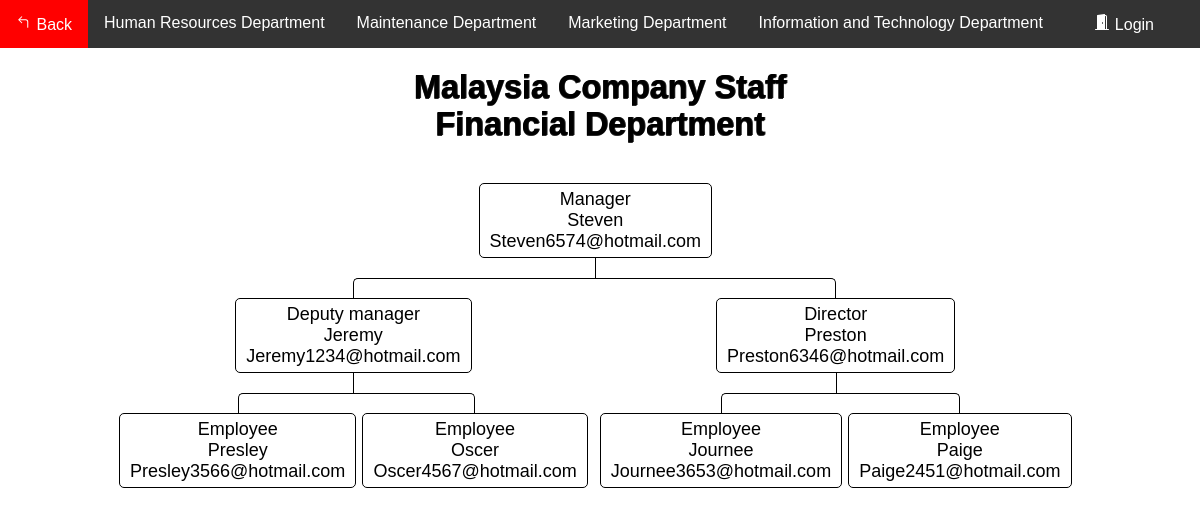
Screenshot of /Flowchart/flowchart_M_F.php with the database file from the repository.
### tables this page shows
CREATE TABLE `department_m` (
  `ID` int(20) NOT NULL,
  `Name` varchar(255) NOT NULL,
  `email` varchar(255) NOT NULL,
  `department` varchar(255) NOT NULL,
  `number` varchar(255) NOT NULL,
  `position` varchar(255) NOT NULL
);

### Flowchart/data_M.php (called while the page is built, shortened)
<?php
    require_once "config.php";
    $sql = "SELECT * from department_M where ID ='1001'";
    $result = $link->query($sql);
        if ($result->num_rows > 0) {
            while ($row = $result->fetch_assoc()) {
                $Name1001 = $row['Name'];
                $email1001 = $row['email'];
            }
        }
    $sql = "SELECT * from department_M where ID ='1002'";
    $result = $link->query($sql);
        if ($result->num_rows > 0) {
            while ($row = $result->fetch_assoc()) {
                $Name1002 = $row['Name'];
                $email1002 = $row['email'];
            }
        }
    $sql = "SELECT * from department_M where ID ='1003'";
    $result = $link->query($sql);
        if ($result->num_rows > 0) {
            while ($row = $result->fetch_assoc()) {
                $Name1003 = $row['Name'];
                $email1003 = $row['email'];
            }
        }
    $sql = "SELECT * from department_M where ID ='1004'";
    $result = $link->query($sql);
        if ($result->num_rows > 0) {
            while ($row = $result->fetch_assoc()) {
                $Name1004 = $row['Name'];
                $email1004 = $row['email'];
            }
        }
    $sql = "SELECT * from department_M where ID ='1005'";
    $result = $link->query($sql);
        if ($result->num_rows > 0) {
            while ($row = $result->fetch_assoc()) {
                $Name1005 = $row['Name'];
                $email1005 = $row['email'];
            }
        }
    $sql = "SELECT * from department_M where ID ='1006'";
    $result = $link->query($sql);
        if ($result->num_rows > 0) {
            while ($row = $result->fetch_assoc()) {
                $Name1006 = $row['Name'];
                $email1006 = $row['email'];
            }
        }
    $sql = "SELECT * from department_M where ID ='1007'";
    $result = $link->query($sql);
        if ($result->num_rows > 0) {
            while ($row = $result->fetch_assoc()) {
                $Name1007 = $row['Name'];
                $email1007 = $row['email'];
            }
        }
?>

### Flowchart/flowchart_M_F.php (the view, shortened to what this page needs)
<?php
require_once "data_M.php";
?>
<!DOCTYPE html>
<html lang="en">
<head>
	<link rel="stylesheet" href="style.css">
</head>
<body>
<div class="navbar">
            <a href="../HomePages/Home.php">
			 Back</a>
			<a href="flowchart_M_HR.php">Human Resources Department</a>
			<a href="flowchart_M_M.php">Maintenance Department</a>
			<a href="flowchart_M_Ma.php">Marketing Department</a>
			<a href="flowchart_M_IT.php">Information and Technology Department</a>
			 <?php
                if(isset($_SESSION["loggedin"]) && $_SESSION["loggedin"] === true){
			?>
				<a href="../AccountSystem1/welcome.php" class="a1">
				<svg width="1em" height="1em" viewBox="0 0 16 16" class="bi bi-house-door-fill" fill="currentColor" xmlns="http://www.w3.org/2000/svg">
					<path d="M6.5 10.995V14.5a.5.5 0 0 1-.5.5H2a.5.5 0 0 1-.5-.5v-7a.5.5 0 0 1 .146-.354l6-6a.5.5 0 0 1 .708 0l6 6a.5.5 0 0 1 .146.354v7a.5.5 0 0 1-.5.5h-4a.5.5 0 0 1-.5-.5V11c0-.25-.25-.5-.5-.5H7c-.25 0-.5.25-.5.495z"/>
					<path fill-rule="evenodd" d="M13 2.5V6l-2-2V2.5a.5.5 0 0 1 .5-.5h1a.5.5 0 0 1 .5.5z"/>
				</svg>
				Home</a>
			<?php
                }else{
			?>
				<a href="../AccountSystem1/login.php" class="a1">
				Login</a>
			<?php
                }
            ?>
        </div>
<div>
<div>
	<br>
	<h1>Malaysia Company Staff <br>Financial Department</h1>
	<nav class="nav">
							<ul>
								<li>
									<a href="#">Manager<br><?php echo $Name1001; ?><br><?php echo $email1001; ?></a>
										<ul>
											<li>
												<a href="#">Deputy manager<br><?php echo $Name1002; ?><br><?php echo $email1002; ?></a>
													<ul>
														<li>
															<a href="#">Employee<br><?php echo $Name1004; ?><br><?php echo $email1004; ?></a>
																<li>
																	<a href="#">Employee<br><?php echo $Name1005; ?><br><?php echo $email1005; ?></a>
																</li>
														</li>
													</ul>
														<li>
															<a href="#">Director<br><?php echo $Name1003; ?><br><?php echo $email1003; ?></a>
															<ul>
																<li>
																	<a href="#">Employee<br><?php echo $Name1006; ?><br><?php echo $email1006; ?></a>
																	<li>
																		<a href="#">Employee<br><?php echo $Name1007; ?><br><?php echo $email1007; ?></a>
																	</li>
																</li>
															</ul>
														</li>
													</li>
												</ul>
											</li>
										</ul>
	</nav>
</div>
</body>
</html>

### Flowchart/style.css (style rules this page uses)
*, *:before, *:after { -webkit-box-sizing: border-box; -moz-box-sizing: border-box; box-sizing: border-box; }
* { position: relative; margin: 0; padding: 0; border: 0 none; transition: all ease .4s; }
html, body { width: 100%; height: 100%; font-family: 'Fjalla One', sans-serif; font-size: 18px; }
.nav ul { position: relative; padding-top: 20px; }
.nav li { position: relative; padding: 20px 3px 0 3px; float: left; text-align: center; list-style-type: none; }
.nav li::before, .nav li::after { content: ''; position: absolute; top: 0; right: 50%; width: 50%; height: 20px; border-top: 1px solid #000000; }
.nav li::after { left: 50%; right: auto; border-left: 1px solid #000000; }
.nav li:only-child::after, .nav li:only-child::before { content: ''; display: none; }
.nav li:only-child { padding-top: 0; }
.nav li:first-child::before, .nav li:last-child::after { border: 0 none; }
.nav li:last-child::before { border-right: 1px solid #000000; border-radius: 0 5px 0 0; }
.nav li:first-child::after { border-radius: 5px 0 0 0; }
.nav ul ul::before { content: ''; position: absolute; top: 0; left: 50%; border-left: 1px solid #000000; width: 0; height: 20px; }
.nav li a { display: inline-block; padding: 5px 10px; border-radius: 5px; border: 1px solid #000000; text-decoration: none; color: #000000; font-family: arial, verdana, tahoma; font-size: 18px; }
.navbar { overflow: hidden; background-color: #333; font-family: Arial, Helvetica, sans-serif; }
.navbar a { float: left; font-size: 16px; color: white; text-align: center; padding: 14px 16px; text-decoration: none; }
.a1 { position: absolute; right: 30px; }

### Flowchart/flowchart_M_F.php (style rules this page uses)
h1 { color: #000000; text-align: center; font-size: 1.8rem; text-shadow: rgba(0,0,0,0.6) 1px 0, rgba(0,0,0,0.6) 1px 0, rgba(0,0,0,0.6) 0 1px, rgba(0,0,0,0.6) 0 1px; }
.nav { margin: 20px auto; width: 980px; min-height: auto; text-align: center; }

### rows the page displays
department_m: Name "Steven", email "Steven6574@hotmail.com"
department_m: Name "Jeremy", email "Jeremy1234@hotmail.com"
department_m: Name "Presley", email "Presley3566@hotmail.com"
department_m: Name "Oscer", email "Oscer4567@hotmail.com"
department_m: Name "Preston", email "Preston6346@hotmail.com"
department_m: Name "Journee", email "Journee3653@hotmail.com"
department_m: Name "Paige", email "Paige2451@hotmail.com"
